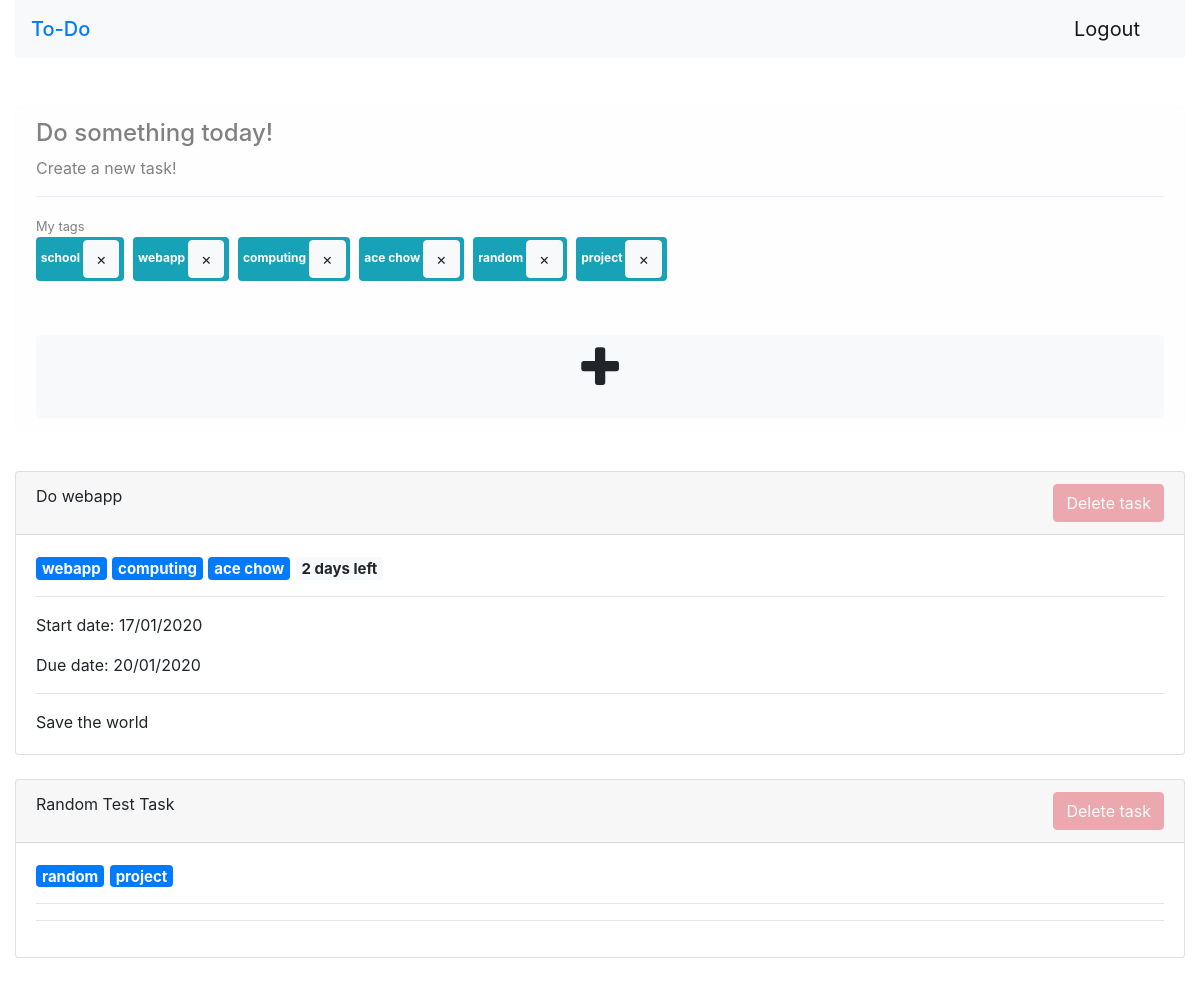
/todo (signed in), run on the app's committed database.
### app.py (models this page shows)
class Tags (db.Model):
    id = db.Column(db.Integer, primary_key=True)
    tag = db.Column(db.String(100))
    user_id = db.Column(db.Integer, db.ForeignKey("user.id"))

class ToDo (db.Model):
    id = db.Column(db.Integer, primary_key=True)
    title = db.Column(db.String(255), index=True)
    tag = db.Column(db.String(100), index=True)
    body = db.Column(db.Text)
    start_date = db.Column(db.DateTime)
    due_date = db.Column(db.DateTime, index=True)
    completed = db.Column(db.Boolean, default=False, index=True)
    user_id = db.Column(db.Integer, db.ForeignKey("user.id"))

### app.py (the view, shortened to what this page needs)
@app.route("/todo", methods=["GET", "POST"])
def todo():
    if not current_user.is_authenticated:
        return redirect(url_for("index"))
    user_todos = current_user.todo_items.all()
    todos = []
    for user_todo in user_todos:
        start_date = user_todo.start_date
        due_date = user_todo.due_date
        days_left = ""
        if start_date and due_date:
            today_date = datetime.now()
            if today_date >= start_date:
                days_left = due_date-today_date
                if "days" in str(days_left) or "day" in str(days_left):
                    days_left = str(days_left)
                    days_left = days_left[:days_left.find(",")] + " left"
        if start_date:
            start_date = start_date.strftime("%d/%m/%Y")
        if due_date:
            due_date = due_date.strftime("%d/%m/%Y")
        todo_tag = []
        if len(user_todo.tag) > 0:
            todo_tag = user_todo.tag.split(",")
            count = todo_tag.count("")
            for x in range(count):
                todo_tag.remove("")
        todos.append({"Title": user_todo.title, "Body": user_todo.body,
                      "Tag": todo_tag, "Start date": start_date,
                      "Due date": due_date, "Days left": days_left,
                      "id": user_todo.id})
    user_tags = current_user.tag_items.all()
    tags = []
    for user_tag in user_tags:
        tags.append(user_tag.tag)
    return render_template("todo.html", todos=todos, todos_json=json.dumps(todos), tags=tags)

### app.py (called while the page is built)
@login.user_loader
def load_user(id):
    return User.query.get(int(id))

### templates/todo.html (shortened to what this page needs)
{% extends "template.html" %}
{% block content %}
<div class="alert alert-light role="alert">
    <h4 class="alert-heading">Do something today!</h4>
    <p>
        Create a new task!
    </p>
    <hr/>
    {% if tags %}
        <small>My tags</small><br>
        {% for tag in tags %}
            <div style="display:inline">
                <span class="badge badge-info"><div style="display:inline">{{tag}}</div>
                    <button class='btn btn-small btn-light tag' onclick="clear_tag(this)">&times</button>
                </span>&nbsp
            </div>
        {% endfor %}
        <br/><br/>
    {% endif %}
    <form method="post"><input type="submit" id="delete_tag" name="delete_tag" value="" style="visibility:hidden;"/></form>
    <p class="mb-0">
        <button type="button" id="add_task" class="btn btn-light btn-lg btn-block"
                data-toggle="modal" data-target="#add_task_modal">
            <i class="fa fa-plus" style="font-size:48px;"></i
        </button>
    </p>
</div>
<br/>
{% for x in range (todos|length) %}
<div class="card">
    <div class="card-header">
        {{todos[x]["Title"]}}
            <button type="button" style="float:right; opacity:40%;"
                    class="btn btn-danger" data-toggle="modal" data-target="#delete_task_modal">
                Delete task
            </button>
    </div>
    <div class="card-body">
        <h5 class="card-title">
            {% for tag in todos[x]["Tag"] %}
                <span class="badge badge-primary">{{tag}}</span>
            {% endfor %}
            {% if todos[x]["Days left"]|length > 0 %}
                <span class="badge badge-light">{{todos[x]["Days left"]}}</span>
            {% endif %}
        </h5>
        <hr/>
        {% if todos[x]["Start date"] != None %}
            <p>Start date: {{todos[x]["Start date"]}}</p>
        {% endif %}
        {% if todos[x]["Due date"] != None %}
            <p>Due date: {{todos[x]["Due date"]}}</p>
        {% endif %}
        <hr/>
        <p class="card-text">{{todos[x]["Body"]}}</p>
     </div>
</div>
<br/>
{% endfor %}
{% endblock content %}

### templates/template.html (shortened to what this page needs)
<!DOCTYPE html>
<html lang="en">
<head>
    <link rel="stylesheet" href="https://cdnjs.cloudflare.com/ajax/libs/font-awesome/4.7.0/css/font-awesome.min.css">
    <link rel="stylesheet" href="https://stackpath.bootstrapcdn.com/bootstrap/4.3.1/css/bootstrap.min.css">
</head>
<body>
    <div class="container-fluid">
        <nav class="navbar navbar-light bg-light">
            <span class="navbar-brand mb-0 h1"><a href="/" style="text-decoration:none;">To-Do</a></span>
            <ul class="nav justify-content-end">
                <li class="nav-item" style="visibility:hidden;" id="logout_button">
                    <form method="post"><button type="submit" name="logout" class="btn navbar-brand mb-0 h1">Logout</button></form>
                </li>
            </ul>
        </nav>
        <br/><br/>
        {% block content %}
        {% endblock content %}
    </div>
</body>
</html>

### data on the page
Tags: tag "school"
Tags: tag "webapp"
Tags: tag "computing"
Tags: tag "ace chow"
Tags: tag "random"
Tags: tag "project"
ToDo: title "Do webapp", body "Save the world"
ToDo: title "Random Test Task"

### other printed values
{{ tag }} "webapp" "computing" "ace chow" "random" "project"
{{ todos[x]["Days left"] }} "2 days left"
{{ todos[x]["Start date"] }} "17/01/2020"
{{ todos[x]["Due date"] }} "20/01/2020"
